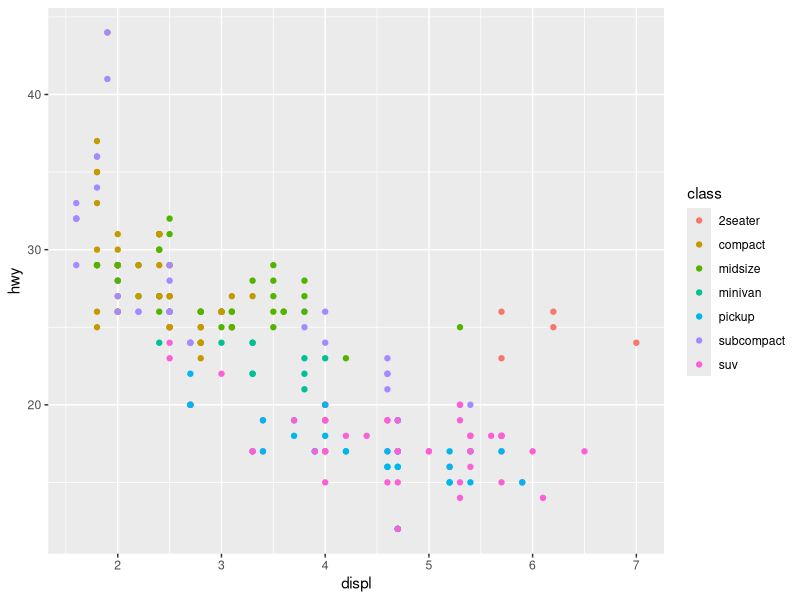
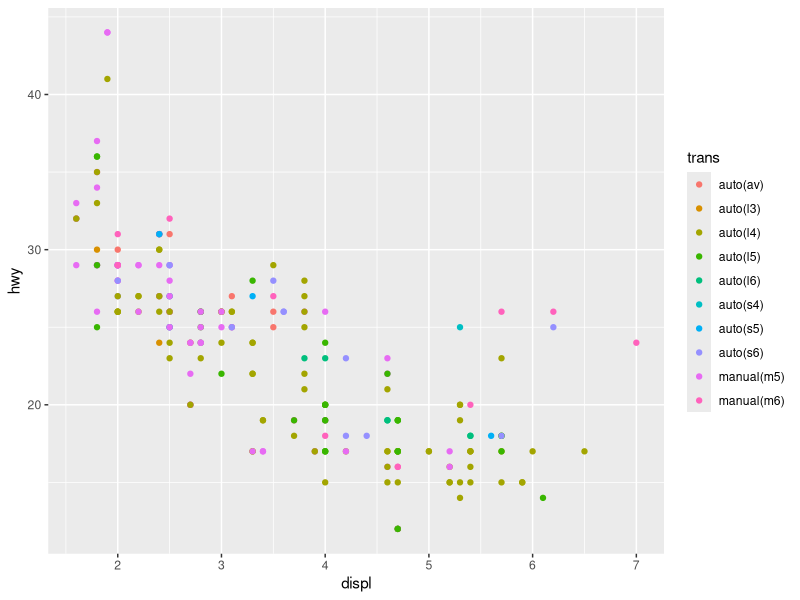
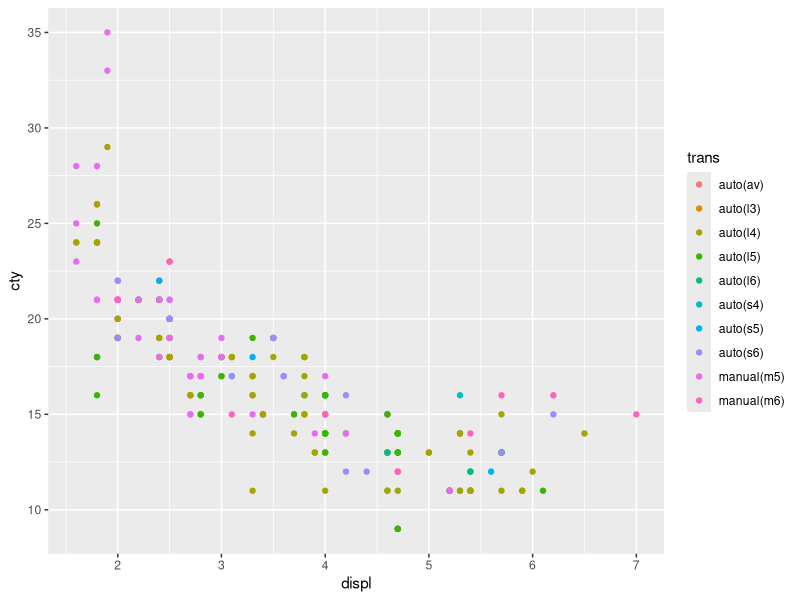
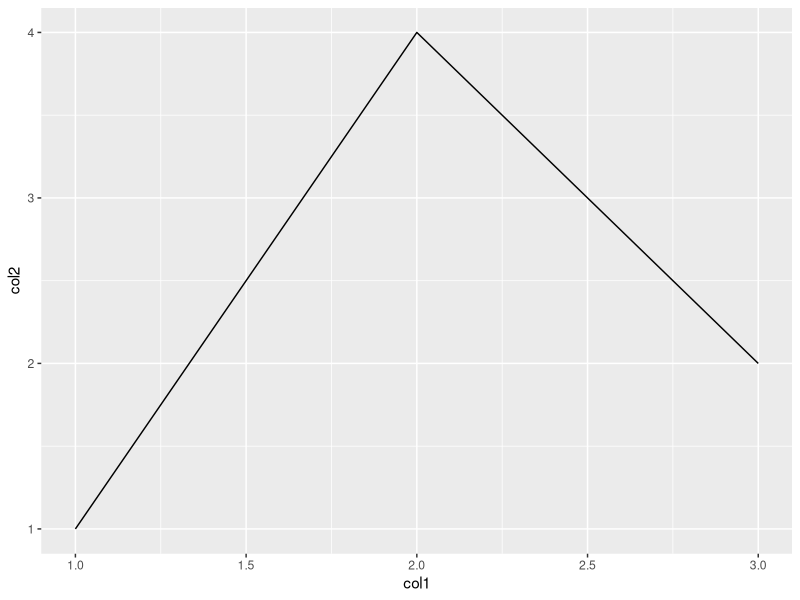
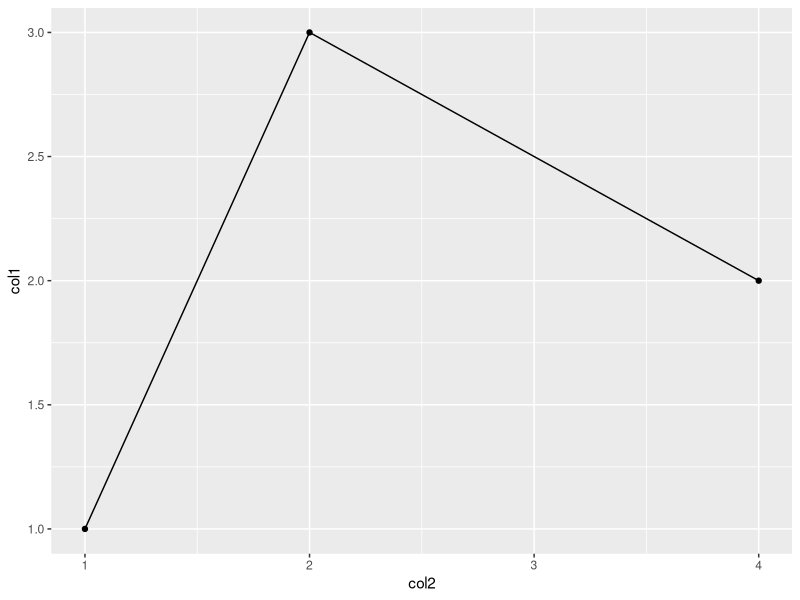
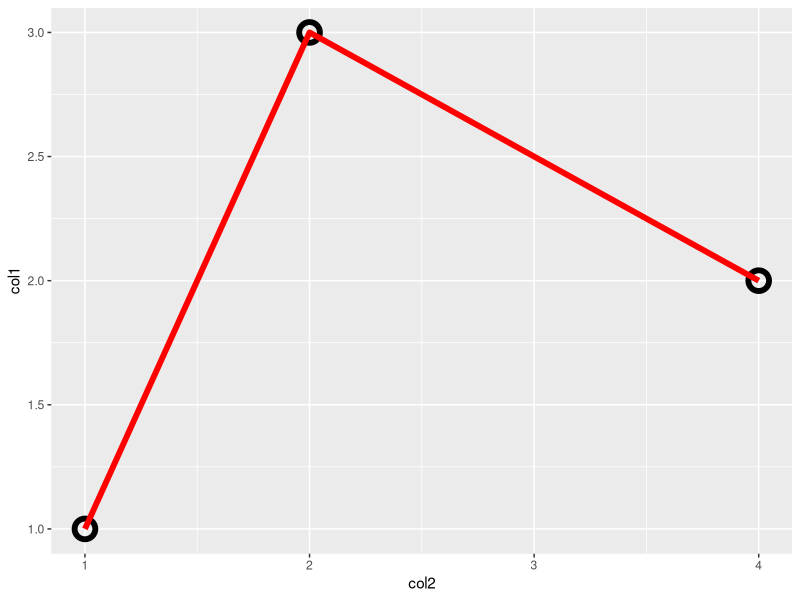

Reproduce these figures in R, in order.
#install.packages("ggplot2")
library(ggplot2)

?ggplot2

#
head(mpg)
class(mpg)

ggplot(mpg, aes(displ, hwy, color=class) ) + 
  geom_point()

#
ggplot(mpg, aes(displ, hwy, color=trans)) +
  geom_point()

#
ggplot(mpg, aes(displ, cty, color=trans)) +
  geom_point()

#
df = data.frame(col1=1:3, col2=c(1,4,2))

ggplot(df, aes(col1,col2)) +
  geom_line()

ggplot(df, aes(x = col2, y = col1)) +
  geom_line() + 
  geom_point()

ggplot(df, aes(col2, col1)) +
  geom_point(size = 5, shape = 21, stroke = 3) +
  geom_line(size = 2, color="red")
